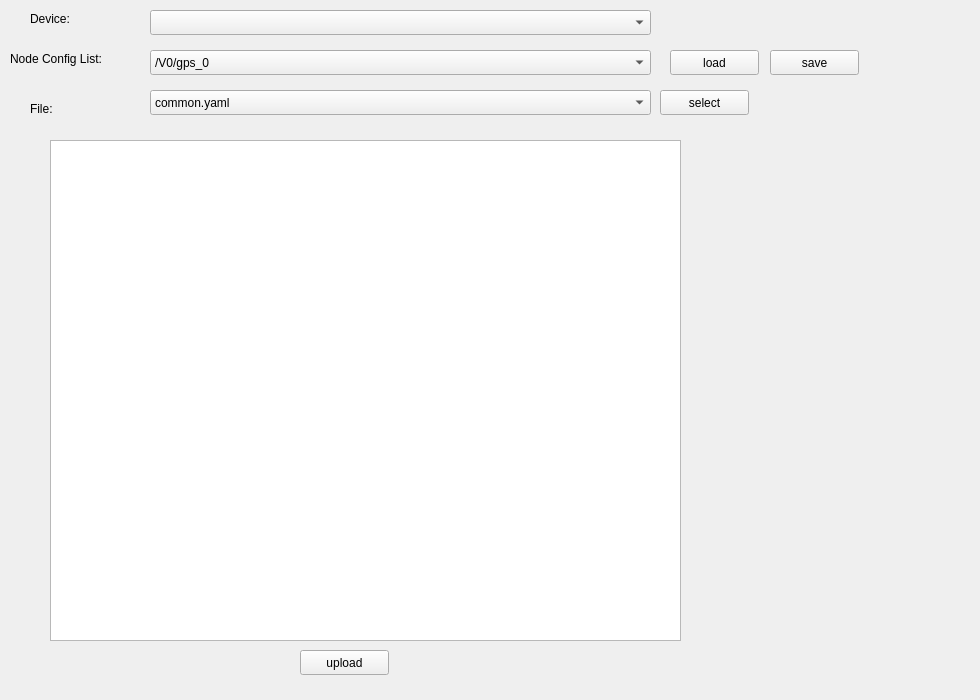
<?xml version="1.0" encoding="UTF-8"?>
<ui version="4.0">
 <class>install_common</class>
 <widget class="QWidget" name="install_common">
  <property name="geometry">
   <rect>
    <x>0</x>
    <y>0</y>
    <width>980</width>
    <height>700</height>
   </rect>
  </property>
  <property name="windowTitle">
   <string>Form</string>
  </property>
  <widget class="QLabel" name="label_2">
   <property name="geometry">
    <rect>
     <x>30</x>
     <y>10</y>
     <width>67</width>
     <height>17</height>
    </rect>
   </property>
   <property name="text">
    <string>Device:</string>
   </property>
  </widget>
  <widget class="QComboBox" name="comboBox">
   <property name="geometry">
    <rect>
     <x>150</x>
     <y>10</y>
     <width>501</width>
     <height>25</height>
    </rect>
   </property>
  </widget>
  <widget class="QLabel" name="label_3">
   <property name="geometry">
    <rect>
     <x>10</x>
     <y>50</y>
     <width>131</width>
     <height>17</height>
    </rect>
   </property>
   <property name="text">
    <string>Node Config List:</string>
   </property>
  </widget>
  <widget class="QComboBox" name="comboBox_2">
   <property name="geometry">
    <rect>
     <x>150</x>
     <y>50</y>
     <width>501</width>
     <height>25</height>
    </rect>
   </property>
   <item>
    <property name="text">
     <string>/V0/gps_0</string>
    </property>
   </item>
   <item>
    <property name="text">
     <string>/V0/sense_0</string>
    </property>
   </item>
   <item>
    <property name="text">
     <string>/V0/sense_1</string>
    </property>
   </item>
   <item>
    <property name="text">
     <string>/V0/ultrasound_1</string>
    </property>
   </item>
   <item>
    <property name="text">
     <string>/V0/ultrasound_2</string>
    </property>
   </item>
   <item>
    <property name="text">
     <string>/V0/zed_0</string>
    </property>
   </item>
   <item>
    <property name="text">
     <string>/V0/zed_1</string>
    </property>
   </item>
   <item>
    <property name="text">
     <string>/V0/zed_2</string>
    </property>
   </item>
   <item>
    <property name="text">
     <string>/V0/webcam_0</string>
    </property>
   </item>
   <item>
    <property name="text">
     <string>/V0/webcam_1</string>
    </property>
   </item>
   <item>
    <property name="text">
     <string>/V0/chassis_steering_0</string>
    </property>
   </item>
   <item>
    <property name="text">
     <string>/V0/chassis_steering_1</string>
    </property>
   </item>
   <item>
    <property name="text">
     <string>/V0/chassis_steering_2</string>
    </property>
   </item>
   <item>
    <property name="text">
     <string>/V0/chassis_steering_3</string>
    </property>
   </item>
   <item>
    <property name="text">
     <string>/V0/chassis_motor_0</string>
    </property>
   </item>
   <item>
    <property name="text">
     <string>/V0/chassis_motor_1</string>
    </property>
   </item>
   <item>
    <property name="text">
     <string>/V0/chassis_motor_2</string>
    </property>
   </item>
   <item>
    <property name="text">
     <string>/V0/chassis_motor_3</string>
    </property>
   </item>
   <item>
    <property name="text">
     <string>/V0/controlserver_0</string>
    </property>
   </item>
   <item>
    <property name="text">
     <string>/V0/grounddetect_0</string>
    </property>
   </item>
   <item>
    <property name="text">
     <string>/V0/qosserver_0</string>
    </property>
   </item>
   <item>
    <property name="text">
     <string>/V0/safetyserver_0</string>
    </property>
   </item>
   <item>
    <property name="text">
     <string>/V0/timesyncserver_0</string>
    </property>
   </item>
   <item>
    <property name="text">
     <string>/V0/dataserver_0</string>
    </property>
   </item>
  </widget>
  <widget class="QPushButton" name="pushButton">
   <property name="geometry">
    <rect>
     <x>660</x>
     <y>90</y>
     <width>89</width>
     <height>25</height>
    </rect>
   </property>
   <property name="text">
    <string>select</string>
   </property>
  </widget>
  <widget class="QTextEdit" name="textEdit">
   <property name="geometry">
    <rect>
     <x>50</x>
     <y>140</y>
     <width>631</width>
     <height>501</height>
    </rect>
   </property>
  </widget>
  <widget class="QPushButton" name="pushButton_2">
   <property name="geometry">
    <rect>
     <x>300</x>
     <y>650</y>
     <width>89</width>
     <height>25</height>
    </rect>
   </property>
   <property name="text">
    <string>upload</string>
   </property>
  </widget>
  <widget class="QLabel" name="label_4">
   <property name="geometry">
    <rect>
     <x>30</x>
     <y>100</y>
     <width>67</width>
     <height>17</height>
    </rect>
   </property>
   <property name="text">
    <string>File:</string>
   </property>
  </widget>
  <widget class="QComboBox" name="comboBox_3">
   <property name="geometry">
    <rect>
     <x>150</x>
     <y>90</y>
     <width>501</width>
     <height>25</height>
    </rect>
   </property>
   <item>
    <property name="text">
     <string>common.yaml</string>
    </property>
   </item>
   <item>
    <property name="text">
     <string>service.json</string>
    </property>
   </item>
  </widget>
  <widget class="QPushButton" name="pushButton_3">
   <property name="geometry">
    <rect>
     <x>670</x>
     <y>50</y>
     <width>89</width>
     <height>25</height>
    </rect>
   </property>
   <property name="text">
    <string>load</string>
   </property>
  </widget>
  <widget class="QPushButton" name="pushButton_4">
   <property name="geometry">
    <rect>
     <x>770</x>
     <y>50</y>
     <width>89</width>
     <height>25</height>
    </rect>
   </property>
   <property name="text">
    <string>save</string>
   </property>
  </widget>
 </widget>
 <resources/>
 <connections/>
</ui>
